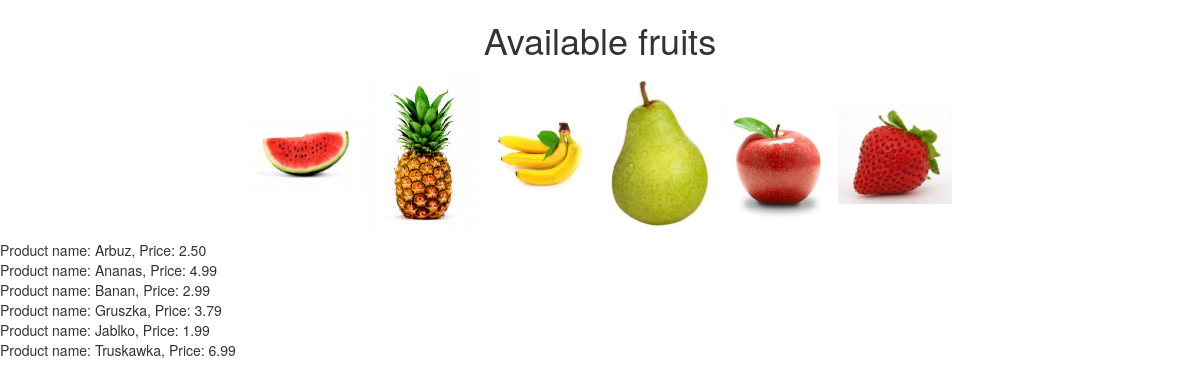
Screenshot of /fruitsList.php with the database file from the repository.
### tables this page shows
CREATE TABLE IF NOT EXISTS `Products` (
  `id` int(11) NOT NULL AUTO_INCREMENT,
  `name` varchar(255) NOT NULL,
  `price` decimal(5,2) NOT NULL,
  `amount` int(5) NOT NULL,
  `descritpion` varchar(255) NOT NULL,
  `in_stock` int(11) NOT NULL,
  `category_id` int(3) DEFAULT NULL,
  PRIMARY KEY (`id`)
);

### web/fruitsList.php (the view, shortened to what this page needs)
<?php
require_once '../src/initialClass.php';
?>
<!doctype html>
<html>
    <head>
        <link href="css/bootstrap.min.css" rel="stylesheet">
    </head>
    <body>
    <center>
        <h1> Available fruits</h1>
    </center>
    <div class="container" align="center">
        <img src="../images/fruits/Arbuz.jpg" width="10%" height="10%">
        <img src="../images/fruits/ananas.jpg" width="10%" height="10%">
        <img src="../images/fruits/banan.jpg" width="10%" height="10%">
        <img src="../images/fruits/gruszka.jpg" width="10%" height="10%">
        <img src="../images/fruits/jablko.jpeg" width="10%" height="10%">
        <img src="../images/fruits/truskawka.jpg" width="10%" height="10%">
    </div>
            <?php
            $sql    = "SELECT * FROM Products WHERE category_id = 2";
            $result = $connect -> query($sql);
            if ($result -> num_rows > 0) {
                while ($row = $result -> fetch_assoc()) {
                    echo "Product name: " . $row["name"] . ", Price: " . $row["price"] . "<br>";
                }
            } else {
                echo "0 results";
            }
            ?>
    </body>
</html>

### rows the page displays
products: name "Arbuz", price "2.50"
products: name "Ananas", price "4.99"
products: name "Banan", price "2.99"
products: name "Gruszka", price "3.79"
products: name "Jablko", price "1.99"
products: name "Truskawka", price "6.99"
